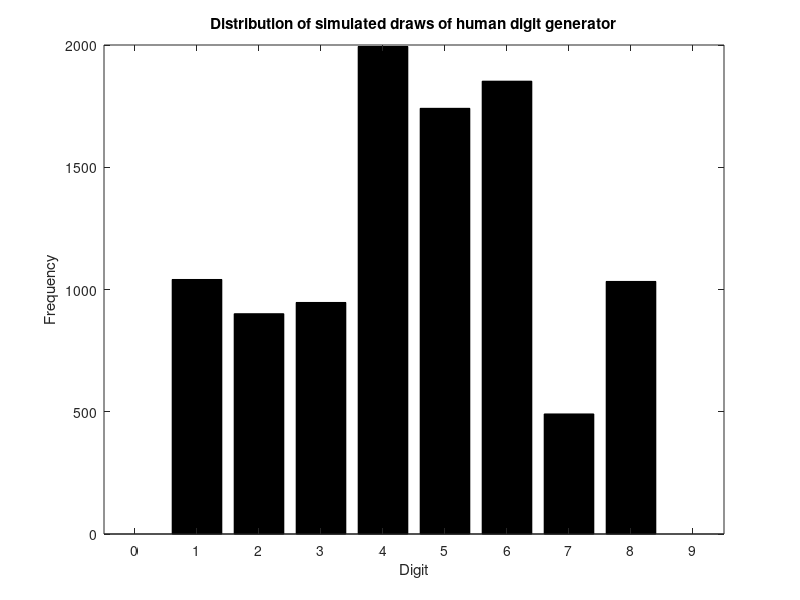

Reproduce this figure in MATLAB.
# Simulate the distribution observed int he human random digit
# generation task

# Probabilities for each digit
theta = [0.000; ... # digit 0
	 0.100; ... # digit 1
	 0.090; ... # digit 2
	 0.095; ... # digit 3
	 0.200; ... # digit 4
	 0.175; ... # digit 5
	 0.190; ... # digit 6
	 0.050; ... # digit 7
	 0.100; ... # digit 8
	 0.000 ]    # digit 9

% fix the random number generator
seed=1; rand ('state', seed);

% draw k random vbariables
k=10000;
digitset = 0:9;
Y = randsample (digitset, k, true, theta)

% create a new figure
figure (1); clf;

% show the histogram of the simulated draws
counts = hist (Y, digitset);
bar (digitset, counts, 'k');
xlim ([-0.5, 9.5]);
xlabel ('Digit')
ylabel ('Frequency')
title ('Distribution of simulated draws of human digit generator');
